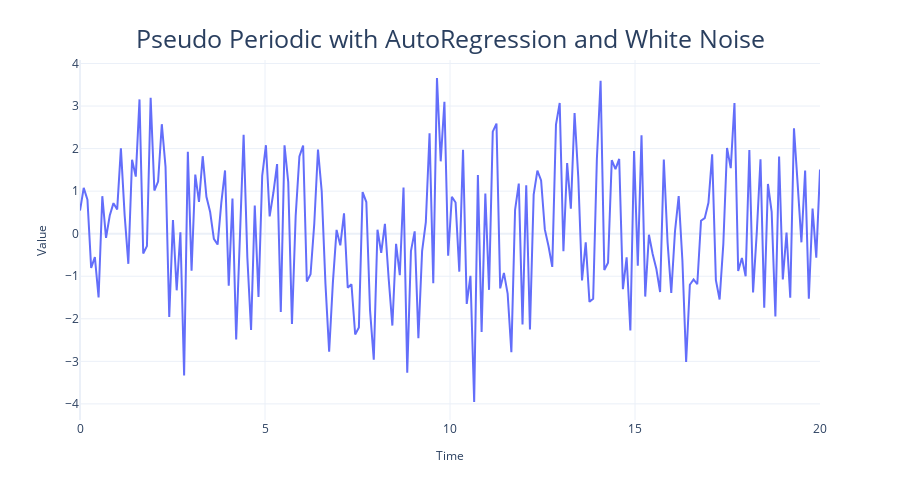

The cell this chart's notebook holds for it:
### Code cell
import timesynth as ts

#Generating Pseudo Periodic Signal
pseudo_samples, regular_time_samples, _, _ = generate_timeseries(
    signal=ts.signals.PseudoPeriodic(amplitude=1,frequency=0.25), noise=ts.noise.GaussianNoise(std=0.3))

# Generating an Autoregressive Signal
ar_samples, regular_time_samples, _, _ = generate_timeseries(
    signal=ts.signals.AutoRegressive(ar_param=[0.5]))

# Combining the two signals using a mathematical equation
ts = pseudo_samples*2+ar_samples
plot_time_series(regular_time_samples, ts,"Pseudo Periodic with AutoRegression and White Noise")

### Figure 1 — Plotly figure (JSON) as saved in the notebook; plotly's stock layout.template omitted (floating-point values rounded to 4 significant figures; data arrays with more than 128 entries replaced by an {"elided": "..."} marker saying what was removed)
{"data": [{"hovertemplate": "Time=%{x}<br>Value=%{y}<extra></extra>", "legendgroup": "", "line": {"color": "#636efa", "dash": "solid"}, "marker": {"symbol": "circle"}, "mode": "lines", "name": "", "orientation": "v", "showlegend": false, "type": "scatter", "x": {"elided": "200 float values"}, "xaxis": "x", "y": {"elided": "200 float values"}, "yaxis": "y"}], "layout": {"autosize": false, "height": 500, "legend": {"tracegroupgap": 0}, "margin": {"t": 60}, "title": {"font": {"size": 25}, "text": "Pseudo Periodic with AutoRegression and White Noise", "x": 0.5, "xanchor": "center", "yanchor": "top"}, "width": 900, "xaxis": {"anchor": "y", "domain": [0, 1], "title": {"font": {"size": 12}, "text": "Time"}}, "yaxis": {"anchor": "x", "domain": [0, 1], "title": {"font": {"size": 12}, "text": "Value"}}}}
